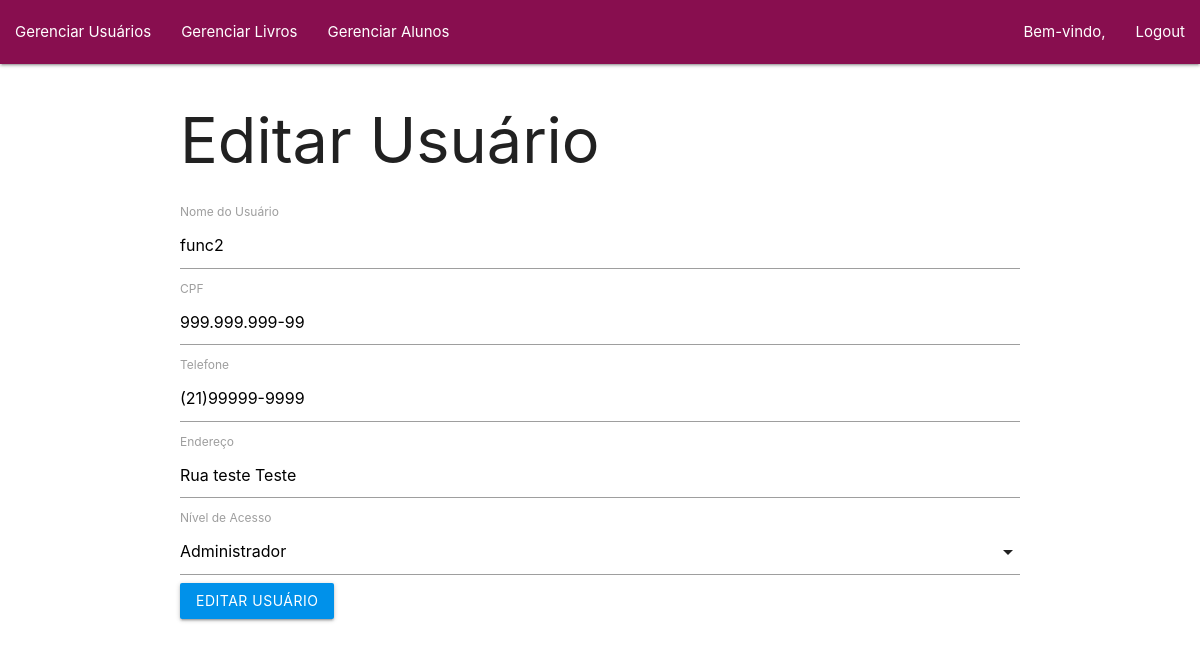
The page /admin/user_edit.php?id=1 on the database its author committed.
### tables this page shows
CREATE TABLE IF NOT EXISTS `usuario` (
  `id_usuario` int(11) NOT NULL AUTO_INCREMENT,
  `nome_usuario` varchar(400) DEFAULT NULL,
  `cpf` varchar(20) DEFAULT NULL,
  `telefone` varchar(20) DEFAULT NULL,
  `endereco` varchar(400) DEFAULT NULL,
  `nivel_acesso` int(11) DEFAULT NULL,
  `senha` varchar(400) DEFAULT NULL,
  PRIMARY KEY (`id_usuario`)
);

### admin/classes.php (called while the page is built, shortened)
<?php
    class User
    {
        public static function ReadUser($mysqliObject, $search=null, $equals=null)
        {
            $query = "SELECT * FROM usuario";
            if($search != null)
            {
                $query .= " WHERE $search LIKE CONCAT('%', ?, '%')";
                $stmt = $mysqliObject->prepare($query);
                $stmt->bind_param("s", $equals);
                $stmt->execute();
                $result = $stmt->get_result();
                $rows = $result->fetch_all(MYSQLI_NUM);
            }
            else
            {
                $stmt = $mysqliObject->prepare($query);
                $stmt->execute();
                $result = $stmt->get_result();
                $rows = $result->fetch_all(MYSQLI_NUM);
            }
            return $rows;
        }
    }
?>

### admin/user_edit.php (the view, shortened to what this page needs)
<!DOCTYPE html>
<html lang="en">
<head>
    <link type="text/css" rel="stylesheet" href="../materialize/css/materialize.min.css"  media="screen,projection"/>
</head>
<body>
    <?php include 'navbar.php' ?>
    <div class="container">
        <h1>Editar Usuário</h1>
        <?php
            $id = $_GET['id'];
            include 'classes.php';
            include 'connect.php';
            $rows = User::ReadUser($mysqli, 'id_usuario', $id);
        ?>
        <form method="post">
            <div>
                <label for="nome">Nome do Usuário</label>
                <input id="nome" name="nome" type="text" value='<?php echo $rows[0][1] ?>' >
            </div>
            <div>
                <label for="cpf">CPF</label>
                <input id="cpf" name="cpf" type="text" value='<?php echo $rows[0][2] ?>'>
            </div>
            <div>
                <label for="telefone">Telefone</label>
                <input id="telefone" name="telefone" type="text" value='<?php echo $rows[0][3] ?>'>
            </div>
            <div>
                <label for="endereco">Endereço</label>
                <input id="endereco" name="endereco" type="text" value='<?php echo $rows[0][4] ?>'>
            </div>
            <div>
            <label for="nivelAcesso">Nível de Acesso</label>
            </div>
            <div>
            <button class="btn light-blue accent-4" type="submit" name="submit">Editar Usuário</button>
            </div>
        </form>
    </div>
</body>
</html>

### rows shown on the page
usuario: nome "func2", cpf "999.999.999-99", telefone "(21)99999-9999", endereco "Rua teste Teste"
